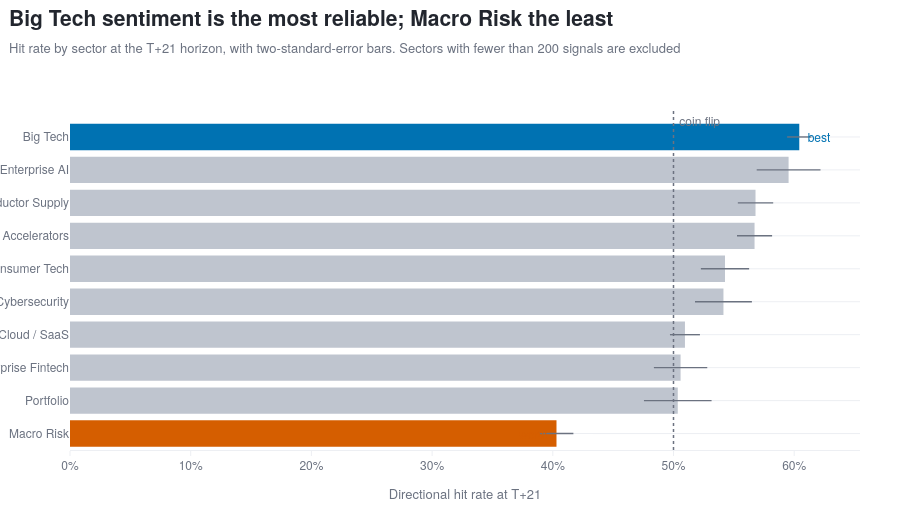

The notebook cell saved with this chart:
### Code cell
strongest = sector_summary.hit.idxmax()
weakest   = sector_summary.hit.idxmin()
bar_colors = [POS if i == strongest else (NEG if i == weakest else CONTEXT)
              for i in sector_summary.index]

fig = go.Figure()
fig.add_trace(go.Bar(
    y=sector_summary.sector, x=sector_summary.hit, orientation='h',
    marker_color=bar_colors, marker_line_width=0,
    error_x=dict(type='data', array=2*sector_summary.se,
                 color=MUTED, thickness=1.4, width=0),
    customdata=np.stack([sector_summary.tickers, sector_summary.stories,
                         sector_summary.signals], axis=-1),
    hovertemplate=('<b>%{y}</b><br>hit rate %{x:.1%}'
                   '<br>%{customdata[2]:,} signals'
                   '<br>%{customdata[0]} tickers'
                   '<br>%{customdata[1]:,} stories<extra></extra>')))

fig.add_vline(x=0.5, line_color=MUTED, line_width=1.5, line_dash='dot')
fig.add_annotation(x=0.5, y=len(sector_summary)-0.5, text=' coin flip',
                   showarrow=False, xanchor='left', font=dict(color=MUTED, size=12))

s_row, w_row = sector_summary.loc[strongest], sector_summary.loc[weakest]
fig.add_annotation(x=float(s_row.hit), y=s_row.sector, text='  best', showarrow=False,
                   xanchor='left', font=dict(color=POS, size=12))
fig.add_annotation(x=float(w_row.hit), y=w_row.sector, text='worst  ', showarrow=False,
                   xanchor='right', font=dict(color=NEG, size=12))

fig.update_xaxes(title=f'Directional hit rate at T+{peak_h}', tickformat='.0%')
fig.update_yaxes(title='')

titled(fig,
       f'{s_row.sector} sentiment is the most reliable; {w_row.sector} the least',
       f'Hit rate by sector at the T+{peak_h} horizon, with two-standard-error bars. '
       'Sectors with fewer than 200 signals are excluded',
       height=520)
fig.show()

above = int((sector_summary.hit > 0.5).sum())
print(f'{above} of {len(sector_summary)} sectors beat a coin flip at T+{peak_h}.')
print(f'Spread from best to worst: '
      f'{(s_row.hit - w_row.hit)*100:.1f} percentage points — the market-wide average')
print('conceals meaningful variation between corners of the market.')

### Figure 1 — Plotly figure (JSON) as saved in the notebook; plotly's stock layout.template omitted (floating-point values rounded to 4 significant figures)
{"data": [{"customdata": [[2, 56860, 4905], [3, 2416, 1275], [1, 15239, 2046], [5, 41724, 6483], [3, 31687, 1788], [1, 18447, 2484], [2, 40715, 4646], [3, 30446, 4569], [1, 12375, 1379], [4, 113401, 9404]], "error_x": {"array": [0.01401, 0.028, 0.02211, 0.01242, 0.02357, 0.01999, 0.01454, 0.01466, 0.02643, 0.01009], "color": "#6B7280", "thickness": 1.4, "type": "data", "width": 0}, "hovertemplate": "<b>%{y}</b><br>hit rate %{x:.1%}<br>%{customdata[2]:,} signals<br>%{customdata[0]} tickers<br>%{customdata[1]:,} stories<extra></extra>", "marker": {"color": ["#D55E00", "#BFC5CF", "#BFC5CF", "#BFC5CF", "#BFC5CF", "#BFC5CF", "#BFC5CF", "#BFC5CF", "#BFC5CF", "#0072B2"], "line": {"width": 0}}, "orientation": "h", "type": "bar", "x": [0.4031, 0.5035, 0.5059, 0.5095, 0.5414, 0.5427, 0.5672, 0.568, 0.5954, 0.6042], "y": ["Macro Risk", "Portfolio", "Enterprise Fintech", "Cloud / SaaS", "Cybersecurity", "Consumer Tech", "AI Accelerators", "Semiconductor Supply", "Enterprise AI", "Big Tech"]}], "layout": {"annotations": [{"font": {"color": "#6B7280", "size": 12}, "showarrow": false, "text": " coin flip", "x": 0.5, "xanchor": "left", "y": 9.5}, {"font": {"color": "#0072B2", "size": 12}, "showarrow": false, "text": "  best", "x": 0.6042, "xanchor": "left", "y": "Big Tech"}, {"font": {"color": "#D55E00", "size": 12}, "showarrow": false, "text": "worst  ", "x": 0.4031, "xanchor": "right", "y": "Macro Risk"}], "height": 520, "shapes": [{"line": {"color": "#6B7280", "dash": "dot", "width": 1.5}, "type": "line", "x0": 0.5, "x1": 0.5, "xref": "x", "y0": 0, "y1": 1, "yref": "y domain"}], "title": {"text": "<b>Big Tech sentiment is the most reliable; Macro Risk the least</b><br><span style='font-size:13px;color:#6B7280'>Hit rate by sector at the T+21 horizon, with two-standard-error bars. Sectors with fewer than 200 signals are excluded</span>"}, "xaxis": {"tickformat": ".0%", "title": {"text": "Directional hit rate at T+21"}}, "yaxis": {"title": {"text": ""}}}}
